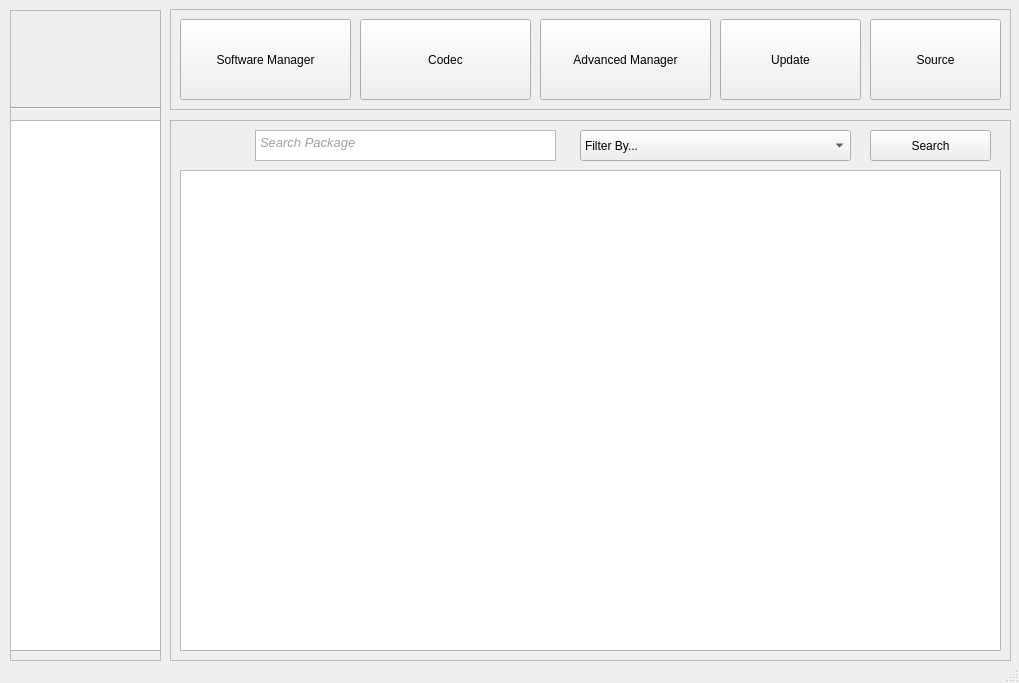
<?xml version="1.0" encoding="UTF-8"?>
<ui version="4.0">
 <class>KubuntuSoftwareCenter</class>
 <widget class="QMainWindow" name="KubuntuSoftwareCenter">
  <property name="windowModality">
   <enum>Qt::NonModal</enum>
  </property>
  <property name="geometry">
   <rect>
    <x>0</x>
    <y>0</y>
    <width>1019</width>
    <height>683</height>
   </rect>
  </property>
  <property name="minimumSize">
   <size>
    <width>1019</width>
    <height>683</height>
   </size>
  </property>
  <property name="windowTitle">
   <string>Kubuntu Software Center</string>
  </property>
  <property name="windowIcon">
   <iconset>
    <normaloff>:/new/prefix1/images/applications-other.png</normaloff>:/new/prefix1/images/applications-other.png</iconset>
  </property>
  <widget class="QWidget" name="centralWidget">
   <widget class="QFrame" name="frame">
    <property name="geometry">
     <rect>
      <x>170</x>
      <y>120</y>
      <width>841</width>
      <height>541</height>
     </rect>
    </property>
    <property name="frameShape">
     <enum>QFrame::StyledPanel</enum>
    </property>
    <property name="frameShadow">
     <enum>QFrame::Raised</enum>
    </property>
    <widget class="QListWidget" name="listWidget_3">
     <property name="geometry">
      <rect>
       <x>10</x>
       <y>50</y>
       <width>821</width>
       <height>481</height>
      </rect>
     </property>
    </widget>
    <widget class="QLabel" name="label_8">
     <property name="geometry">
      <rect>
       <x>200</x>
       <y>220</y>
       <width>441</width>
       <height>141</height>
      </rect>
     </property>
     <property name="text">
      <string/>
     </property>
     <property name="pixmap">
      <pixmap>:/new/prefix1/images/logo.png</pixmap>
     </property>
    </widget>
    <widget class="QLabel" name="label_9">
     <property name="geometry">
      <rect>
       <x>20</x>
       <y>10</y>
       <width>31</width>
       <height>31</height>
      </rect>
     </property>
     <property name="text">
      <string/>
     </property>
     <property name="pixmap">
      <pixmap>:/new/prefix1/images/edit-find.png</pixmap>
     </property>
    </widget>
    <widget class="QPushButton" name="pushButton_7">
     <property name="geometry">
      <rect>
       <x>700</x>
       <y>10</y>
       <width>121</width>
       <height>31</height>
      </rect>
     </property>
     <property name="text">
      <string>Search</string>
     </property>
    </widget>
    <widget class="QComboBox" name="comboBox">
     <property name="geometry">
      <rect>
       <x>410</x>
       <y>10</y>
       <width>271</width>
       <height>31</height>
      </rect>
     </property>
     <item>
      <property name="text">
       <string>Filter By...</string>
      </property>
     </item>
    </widget>
    <widget class="QTextBrowser" name="textBrowser">
     <property name="geometry">
      <rect>
       <x>85</x>
       <y>10</y>
       <width>301</width>
       <height>31</height>
      </rect>
     </property>
     <property name="html">
      <string>&lt;!DOCTYPE HTML PUBLIC &quot;-//W3C//DTD HTML 4.0//EN&quot; &quot;http://www.w3.org/TR/REC-html40/strict.dtd&quot;&gt;
&lt;html&gt;&lt;head&gt;&lt;meta name=&quot;qrichtext&quot; content=&quot;1&quot; /&gt;&lt;style type=&quot;text/css&quot;&gt;
p, li { white-space: pre-wrap; }
&lt;/style&gt;&lt;/head&gt;&lt;body style=&quot; font-family:'Bitstream Vera Sans'; font-size:10pt; font-weight:400; font-style:normal;&quot;&gt;
&lt;table border=&quot;0&quot; style=&quot;-qt-table-type: root; margin-top:4px; margin-bottom:4px; margin-left:4px; margin-right:4px;&quot;&gt;
&lt;tr&gt;
&lt;td style=&quot;border: none;&quot;&gt;
&lt;p style=&quot; margin-top:0px; margin-bottom:0px; margin-left:0px; margin-right:0px; -qt-block-indent:0; text-indent:0px;&quot;&gt;&lt;span style=&quot; font-family:'Sans Serif'; font-style:italic; color:#a0a0a0;&quot;&gt;Search Package&lt;/span&gt;&lt;/p&gt;&lt;/td&gt;&lt;/tr&gt;&lt;/table&gt;&lt;/body&gt;&lt;/html&gt;</string>
     </property>
    </widget>
   </widget>
   <widget class="QFrame" name="frame_2">
    <property name="geometry">
     <rect>
      <x>170</x>
      <y>9</y>
      <width>841</width>
      <height>101</height>
     </rect>
    </property>
    <property name="frameShape">
     <enum>QFrame::StyledPanel</enum>
    </property>
    <property name="frameShadow">
     <enum>QFrame::Raised</enum>
    </property>
    <widget class="QPushButton" name="pushButton_6">
     <property name="geometry">
      <rect>
       <x>700</x>
       <y>10</y>
       <width>131</width>
       <height>81</height>
      </rect>
     </property>
     <property name="text">
      <string>Source</string>
     </property>
     <property name="icon">
      <iconset resource="../../images/image.qrc">
       <normaloff>:/buttons/xmag.png</normaloff>:/buttons/xmag.png</iconset>
     </property>
     <property name="iconSize">
      <size>
       <width>30</width>
       <height>30</height>
      </size>
     </property>
    </widget>
    <widget class="QPushButton" name="pushButton">
     <property name="geometry">
      <rect>
       <x>190</x>
       <y>10</y>
       <width>171</width>
       <height>81</height>
      </rect>
     </property>
     <property name="text">
      <string>Codec</string>
     </property>
     <property name="icon">
      <iconset resource="../../images/image.qrc">
       <normaloff>:/buttons/applications-multimedia.png</normaloff>:/buttons/applications-multimedia.png</iconset>
     </property>
     <property name="iconSize">
      <size>
       <width>30</width>
       <height>30</height>
      </size>
     </property>
    </widget>
    <widget class="QPushButton" name="pushButton_2">
     <property name="geometry">
      <rect>
       <x>370</x>
       <y>10</y>
       <width>171</width>
       <height>81</height>
      </rect>
     </property>
     <property name="text">
      <string>Advanced Manager</string>
     </property>
     <property name="icon">
      <iconset resource="../../images/image.qrc">
       <normaloff>:/buttons/repository.png</normaloff>:/buttons/repository.png</iconset>
     </property>
     <property name="iconSize">
      <size>
       <width>30</width>
       <height>30</height>
      </size>
     </property>
    </widget>
    <widget class="QPushButton" name="pushButton_4">
     <property name="geometry">
      <rect>
       <x>550</x>
       <y>10</y>
       <width>141</width>
       <height>81</height>
      </rect>
     </property>
     <property name="text">
      <string>Update</string>
     </property>
     <property name="icon">
      <iconset resource="../../images/image.qrc">
       <normaloff>:/buttons/system-software-update.png</normaloff>:/buttons/system-software-update.png</iconset>
     </property>
     <property name="iconSize">
      <size>
       <width>30</width>
       <height>30</height>
      </size>
     </property>
    </widget>
    <widget class="QPushButton" name="pushButton_3">
     <property name="geometry">
      <rect>
       <x>10</x>
       <y>10</y>
       <width>171</width>
       <height>81</height>
      </rect>
     </property>
     <property name="text">
      <string>Software Manager</string>
     </property>
     <property name="icon">
      <iconset resource="../../images/image.qrc">
       <normaloff>:/buttons/applications-other.png</normaloff>:/buttons/applications-other.png</iconset>
     </property>
     <property name="iconSize">
      <size>
       <width>30</width>
       <height>30</height>
      </size>
     </property>
     <property name="checkable">
      <bool>false</bool>
     </property>
     <property name="autoRepeat">
      <bool>false</bool>
     </property>
    </widget>
   </widget>
   <widget class="QFrame" name="frame_3">
    <property name="geometry">
     <rect>
      <x>10</x>
      <y>10</y>
      <width>151</width>
      <height>651</height>
     </rect>
    </property>
    <property name="frameShape">
     <enum>QFrame::StyledPanel</enum>
    </property>
    <property name="frameShadow">
     <enum>QFrame::Raised</enum>
    </property>
    <widget class="QListWidget" name="listWidget">
     <property name="geometry">
      <rect>
       <x>0</x>
       <y>110</y>
       <width>151</width>
       <height>531</height>
      </rect>
     </property>
    </widget>
    <widget class="Line" name="line">
     <property name="geometry">
      <rect>
       <x>0</x>
       <y>90</y>
       <width>151</width>
       <height>16</height>
      </rect>
     </property>
     <property name="orientation">
      <enum>Qt::Horizontal</enum>
     </property>
    </widget>
   </widget>
  </widget>
  <widget class="QStatusBar" name="statusBar"/>
 </widget>
 <layoutdefault spacing="6" margin="11"/>
 <resources>
  <include location="../../images/image.qrc"/>
 </resources>
 <connections/>
</ui>
